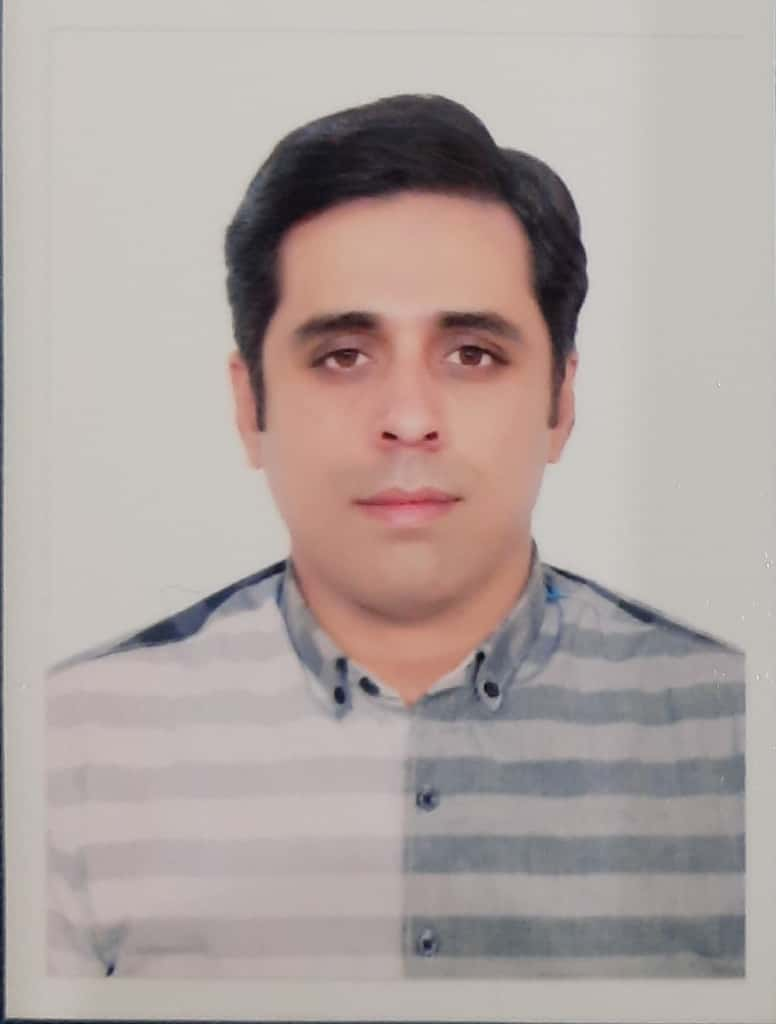
#> input picture Resources/Picture.jpg, 776 x 1024 px
$ jupyter execute Chapter_16.ipynb
#> lines starting #> are read from the running program, lines starting #| are printed output that depends on the picture
[cell 1]
import cv2 as cv
import numpy as np

# Joining two images

[cell 2]
img=cv.imread("Resources/Picture.jpg")
#> img is the input picture: shape (1024, 776, 3); mean B, G, R 160.9, 164.2, 175.3

Horizental stacking

[cell 3]
hor_img=np.hstack((img,img))
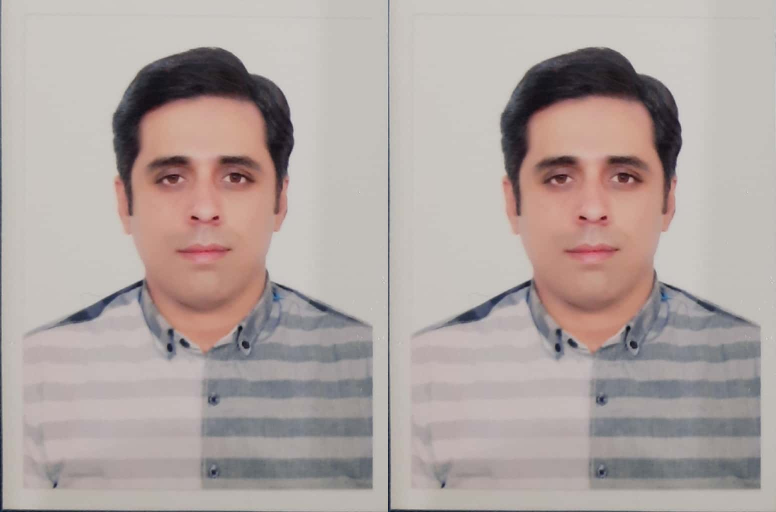
#> hor_img: shape (1024, 1552, 3) (shown at 1/2 size); mean B, G, R 160.9, 164.2, 175.3

Vertical stacking

[cell 4]
ver_img=np.vstack((img,img))
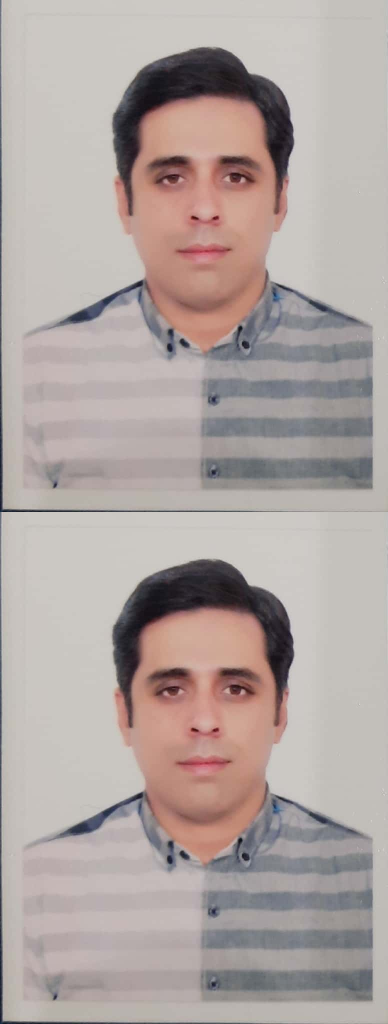
#> ver_img: shape (2048, 776, 3) (shown at 1/2 size); mean B, G, R 160.9, 164.2, 175.3
